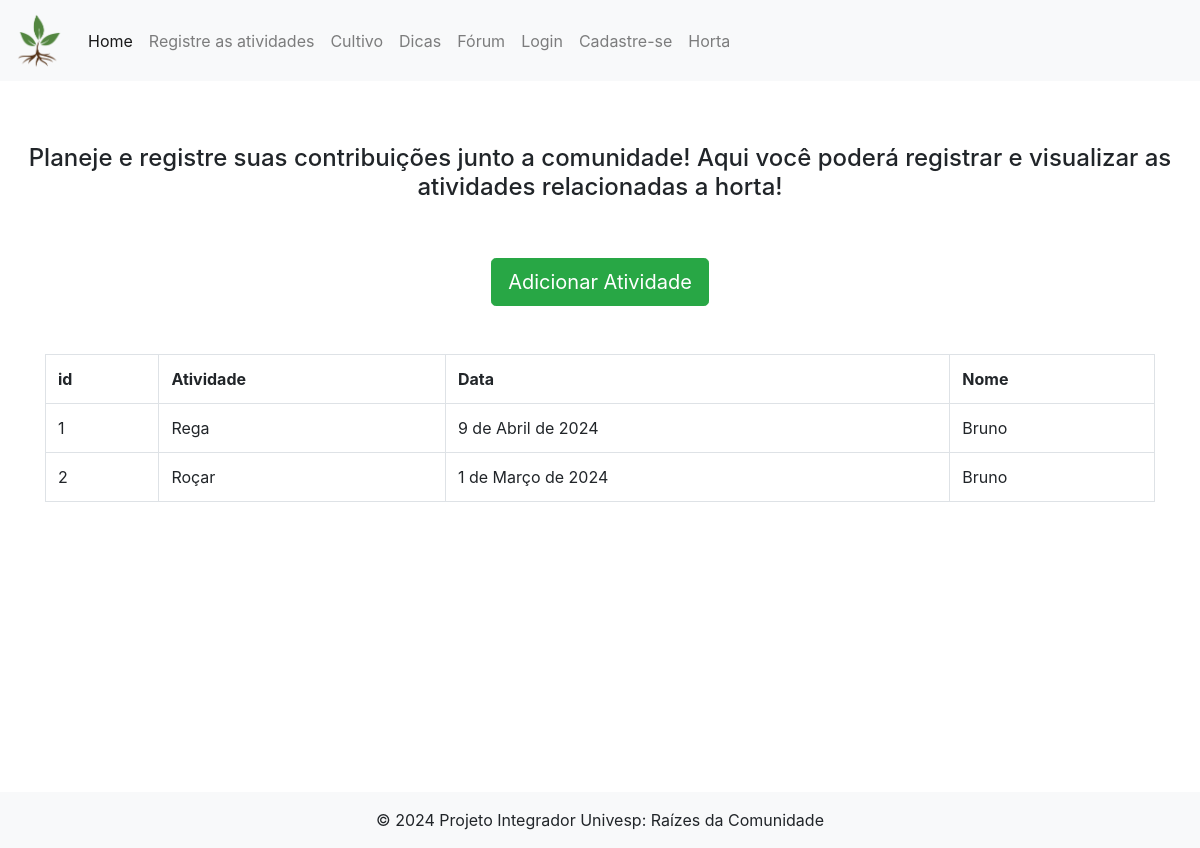
/atividades/ (signed in), run on an earlier commit of the app's database.
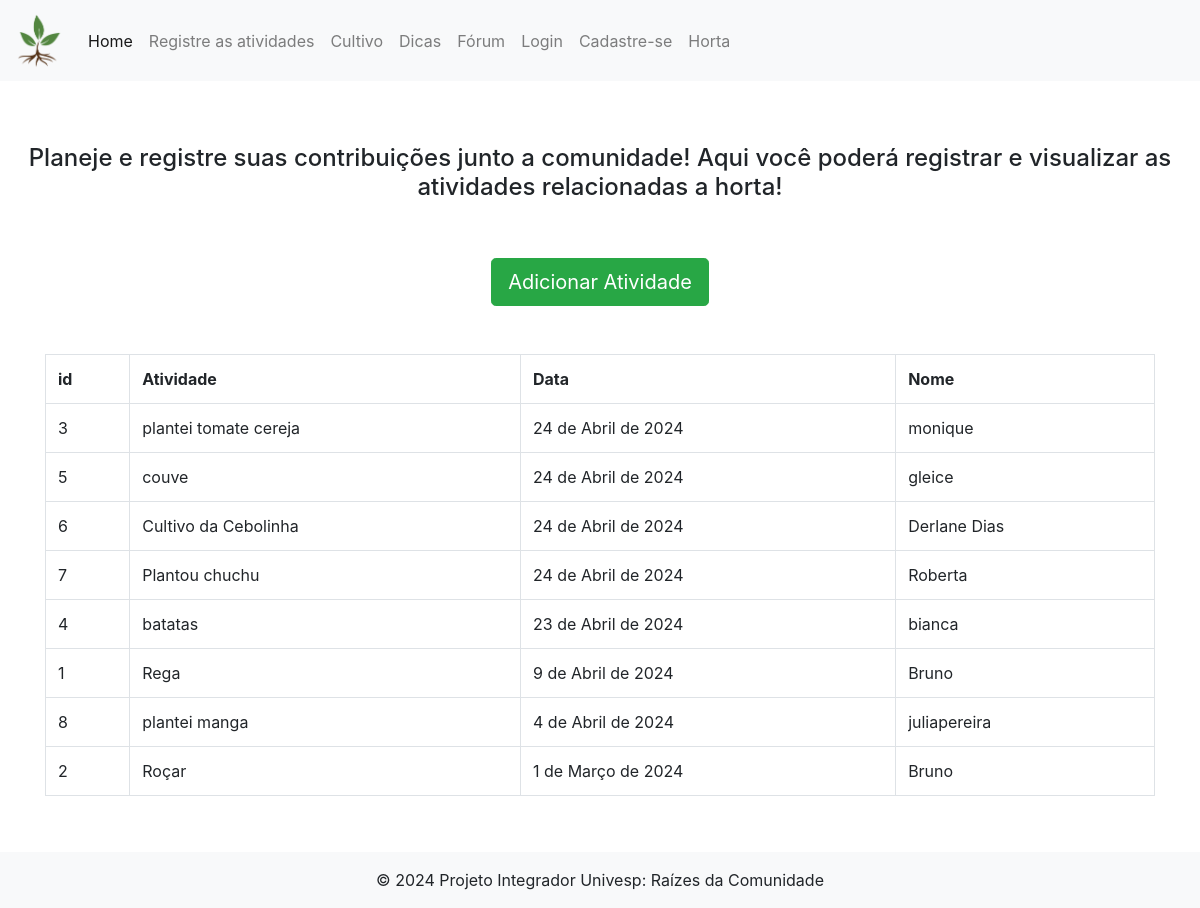
And on a later commit of the database.
### app_cad_atividades/models.py (models this page shows)
class Atividade(models.Model):
    id= models.AutoField(primary_key=True)
    atividade = models.TextField(max_length=255)
    dt_atividadedb = models.DateField()
    usuario_id = models.CharField(max_length=100, default="admin")

### app_cad_atividades/views.py (the view)
# urls.py: path("atividades/",views.atividades, name="atividade"),
@login_required(login_url="/login/login/")
def atividades(request):
    lista_atividades = {}
    if request.method == 'POST':
        atividade = request.POST.get("atividade")
        dt_atividade = request.POST.get("dt_atividade")
        usuario_id = request.user.username
        nova_atividade = Atividade(atividade=atividade, dt_atividadedb=dt_atividade ,usuario_id=usuario_id )
        nova_atividade.save()
    lista_atividades["atividades"] = Atividade.objects.all().order_by('-dt_atividadedb')[:10]
    return render(request, "atividades/atividade.html", lista_atividades)

### templates/atividades/atividade.html (shortened to what this page needs)
{% extends 'base.html' %}
{% block conteudo %}
    <div style="text-align: center;" class="container-fluid">
        <h1 class="text-center mt-5" style="font-size: 1.5rem;">Planeje e registre suas contribuições junto a comunidade! Aqui você poderá registrar e visualizar as atividades relacionadas a horta!</h1>
        <button type="button" class="btn btn-success btn-lg m-5" data-toggle="modal" data-target="#modalAtividade" data-whatever="@mdo">Adicionar Atividade</button>
    </div>
    <div class="container">
        <table class="table table-bordered table-strip table-hover">
            <tr>
                <th>id</th>
                <th>Atividade</th>
                <th>Data</th>
                <th>Nome</th>
            </tr>
             {% for atividade in atividades %}
                <tr>
                <td>{{atividade.id}}</td>
                <td>{{atividade.atividade}}</td>
                <td>{{atividade.dt_atividadedb}}</td>
                <td>{{atividade.usuario_id}}</td>
                </tr>
            {% endfor %}
        </table>
    </div>
{% endblock %}

What changed in the data, as far as the page shows it:
added Atividade: id "3", atividade "plantei tomate cereja", dt_atividadedb "24 de Abril de 2024", usuario_id "monique"
added Atividade: id "5", atividade "couve", dt_atividadedb "24 de Abril de 2024", usuario_id "gleice"
added Atividade: id "6", atividade "Cultivo da Cebolinha", dt_atividadedb "24 de Abril de 2024", usuario_id "Derlane Dias"
added Atividade: id "7", atividade "Plantou chuchu", dt_atividadedb "24 de Abril de 2024", usuario_id "Roberta"
added Atividade: id "4", atividade "batatas", dt_atividadedb "23 de Abril de 2024", usuario_id "bianca"
added Atividade: id "8", atividade "plantei manga", dt_atividadedb "4 de Abril de 2024", usuario_id "juliapereira"
